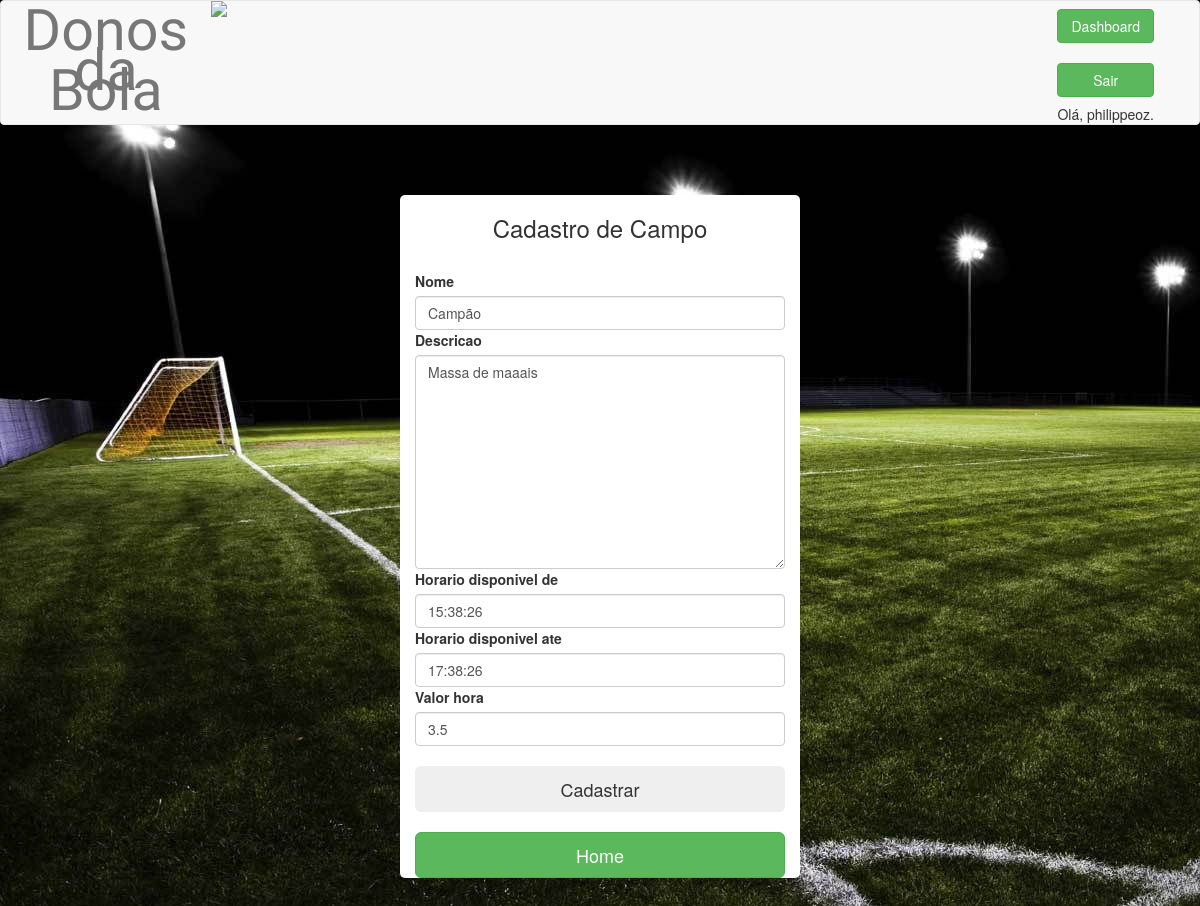
/campo/2/ (signed in), run on the app's committed database.
### core/models.py (models this page shows, shortened)
class Campo(models.Model):
    nome = models.CharField(null = False, unique=True,max_length=20)
    descricao = models.TextField()
    horario_disponivel_de = models.TimeField(default=timezone.now)
    horario_disponivel_ate = models.TimeField(default=timezone.now)
    valor_hora = models.FloatField()

### core/views.py (the view)
class CampoUpdate(UpdateView):
    model = Campo
    form_class = CadastroCampoForm

### core/forms.py
class CadastroCampoForm(forms.ModelForm):
    nome = forms.CharField(required=True,max_length=20)
    descricao = forms.TextInput()
    horario_disponivel_de = forms.DateTimeInput()
    horario_disponivel_ate = forms.DateTimeInput()
    valor_hora = forms.FloatField()
    class Meta:
        model = Campo
        fields = ['nome', 'descricao',
                'horario_disponivel_de',
                'horario_disponivel_ate',
                'valor_hora',]

### core/templates/core/campo_form.html (shortened to what this page needs)
{% extends "core/base.html" %}
{% load bootstrap3 %}
{% block bootstrap3_content %}
    <div class="container" style="width: 400px;border: 2x;border-radius: 5px;background-color: #ffffff">
    <div class="login-form">
     <center><h3>Cadastro de Campo</h3></center></br>
    <form method="POST">
        {% bootstrap_form form %}
        <br>{% buttons %}
        <input type="submit" value="Cadastrar" class="btn btn-successt btn-lg btn-block">
        {% endbuttons %}
    </form><br>
     {% buttons %}
        <a href="/"><input type="submit" value="Home" class="btn btn-success btn-lg btn-block"></a>
        {% endbuttons %}
    </div>
    </div>
{% endblock %}

### core/templates/core/base.html (shortened to what this page needs)
{% load staticfiles %}
{% load bootstrap3 %}
<!DOCTYPE html>
<html lang="pt-br" class="no-js">
<head>
    <link rel="stylesheet" href="/static/css/assets/bootstrap/css/bootstrap.css">
    <link rel="stylesheet" href="/static/css/assets/fontawesome/css/font-awesome.css">
    <link rel="stylesheet" href="/static/css/assets/gridloading/css/component.css">
    <link rel="stylesheet" href="/static/css/assets/animate.css" >
    <link rel="stylesheet" href="/static/css/custom.css">
    {% bootstrap_css %}
</head>
<body>
<nav class="navbar navbar-default" style="height: 125px;">
    <div class="container-fluid" >
        <div class="row">
            <div class="col-xs-12">
                <div class="col-xs-2">
                    <div class="navbar-header">
                       <a class="navbar-brand" href="/" style="font-family: Baloo Da;font-size: 410%;text-align: center;"><br>Donos</br></br>da Bola </a>
                    </div>
                </div>
                <div class="col-xs-6">
                        <a class="navbar-brand" href="/" >
                            <img src="http://www.clipartkid.com/images/99/flaming-soccer-ball-pictures-flaming-soccer-ball-by-rildraw-d47q1j3-qi5d0g-clipart.png" width="50">
                        </a>
                </div>
                <div class="col-xs-4">
                    <div class="collapse navbar-collapse" id="bs-example-navbar-collapse-1">
                        <div class="navbar-form navbar-right">
                        {% if user.is_authenticated %}
                        <a href="/accounts/profile"><button type="submit" class="btn btn-success btn-block">Dashboard</button></a><br>
                        <a href="/logout/"><button type="submit" class="btn btn-success btn-block">Sair</button></a>
                        <h5 align="center">Olá, {{ user.username }}.</h5>
                        {% else %}
                            <a href="/cliente/add"><button type="submit" class="btn btn-success btn-block">Cadastrar</button></a></br>
                            <a href="/login/"><button type="submit" class="btn btn-success btn-block">Login</button></a>
                        {% endif %}
                        </div>
                    </div>
                </div>
                </div>
            </div>
        </div>
</nav>
<div id="portfolio_eventos" class="portfolio spacer">
{% block bootstrap3_content %}
{% endblock %}
</div>
</body>
</html>

### static/css/custom.css (style rules this page uses)
body { background-color:#fff;font:normal 16px/22px Lato;color:#555; }
h1,h2,h3,h4,h5,h6 { font-family: Lato;margin: 0;padding: 0; }
h3 { font-weight:300;font-size: 35px;line-height:38px;margin-bottom:40px; }
.spacer { padding: 100px 0; }
@media (max-width: 1200px) { h3 { font-size: 25px;margin-bottom: 30px; } }
@media (max-width: 1200px) { .spacer { padding: 70px 0; } }
nav.navbar.navbar-default { margin-bottom: 0px; }
body { background: url('images/bg.jpg') fixed; }
a.navbar-brand { padding: 0px; }
body form .form-group { margin-bottom: 0px; }

### data on the page
Campo: nome "Campão", descricao "Massa de maaais", horario_disponivel_de "15:38:26", horario_disponivel_ate "17:38:26", valor_hora "3.5"

### other printed values
{{ user.username }} "philippeoz"
